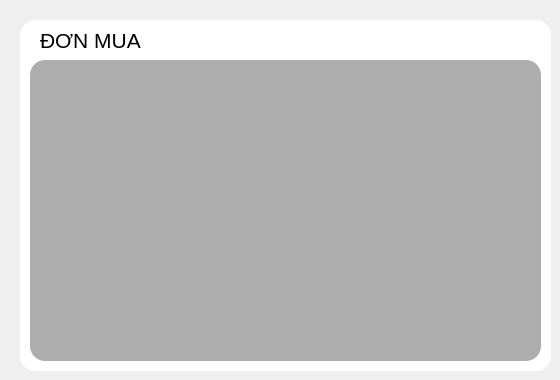
      <widget class="QWidget" name="page_8">
       <widget class="QLabel" name="label_21">
        <property name="geometry">
         <rect>
          <x>40</x>
          <y>30</y>
          <width>111</width>
          <height>21</height>
         </rect>
        </property>
        <property name="font">
         <font>
          <pointsize>16</pointsize>
         </font>
        </property>
        <property name="styleSheet">
         <string notr="true">color: rgb(0, 0, 0);</string>
        </property>
        <property name="text">
         <string>ĐƠN MUA</string>
        </property>
       </widget>
       <widget class="QLabel" name="label_70">
        <property name="geometry">
         <rect>
          <x>20</x>
          <y>20</y>
          <width>531</width>
          <height>351</height>
         </rect>
        </property>
        <property name="styleSheet">
         <string notr="true">background-color: rgb(255, 255, 255);
border-radius: 15px;</string>
        </property>
        <property name="text">
         <string/>
        </property>
       </widget>
       <widget class="QLabel" name="label_22">
        <property name="geometry">
         <rect>
          <x>30</x>
          <y>60</y>
          <width>511</width>
          <height>301</height>
         </rect>
        </property>
        <property name="styleSheet">
         <string notr="true">background-color: rgb(173, 173, 173);
border-radius: 15px;</string>
        </property>
        <property name="text">
         <string/>
        </property>
       </widget>
       <zorder>label_70</zorder>
       <zorder>label_21</zorder>
       <zorder>label_22</zorder>
      </widget>
